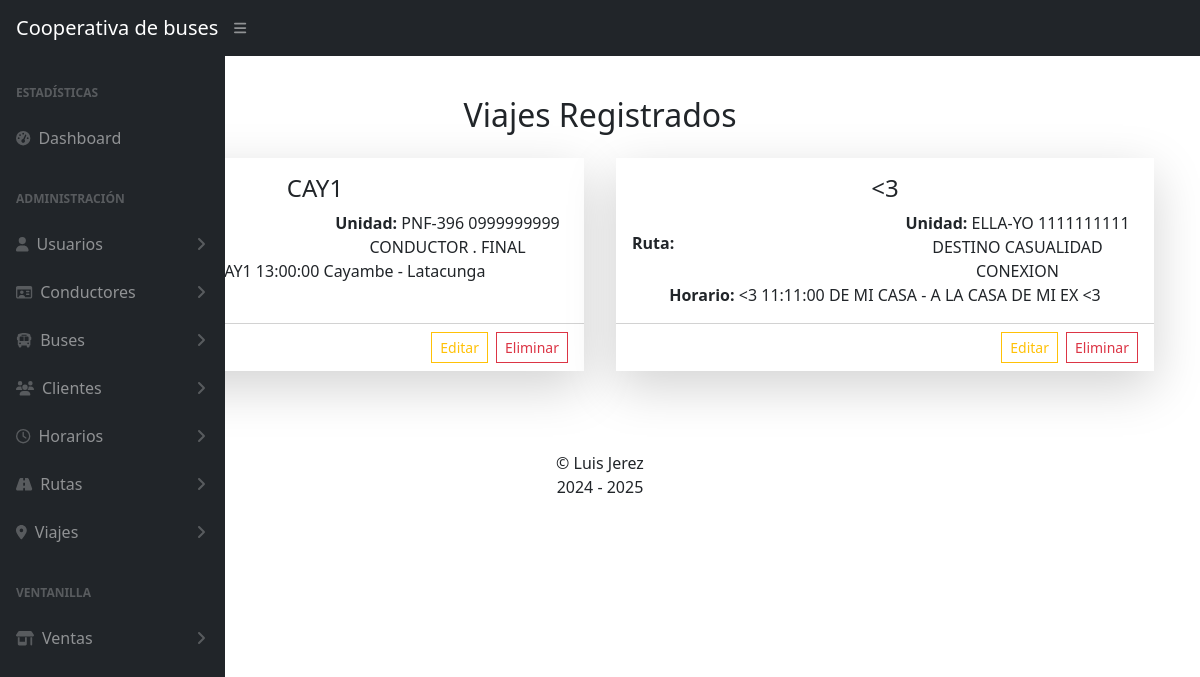
/viajes/, run on an earlier commit of the app's database.
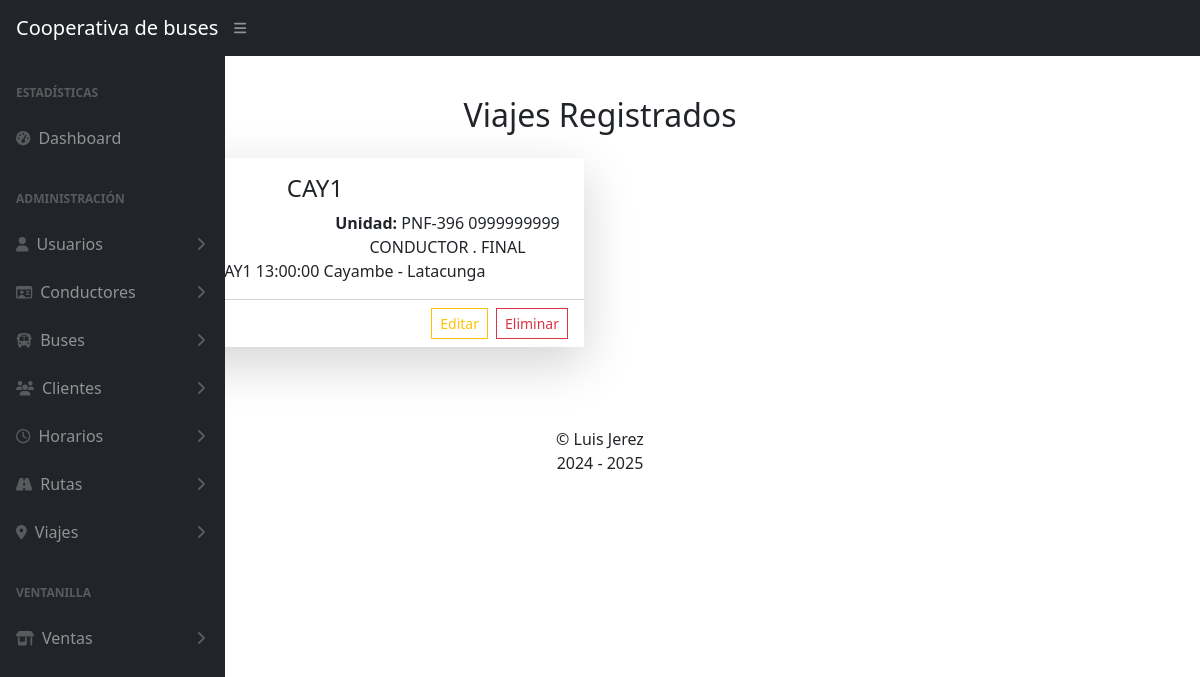
And on a later commit of the database.
### Apps/viajes/models.py (models this page shows, shortened)
class Viaje(models.Model):
    id = models.BigAutoField(primary_key=True)
    codigo = models.CharField(max_length=20, unique=True)
    bus = models.ForeignKey(Buses, verbose_name='UNIDAD', on_delete=models.DO_NOTHING)
    horario = models.ForeignKey(Horario, verbose_name='HORARIO DEL VIAJE', on_delete=models.DO_NOTHING, related_name='horario_viaje')
    n_puestos = models.IntegerField(verbose_name='NÚMERO DE ASIENTOS', default=40)

### Apps/buses/models.py (models this page shows)
class Buses(models.Model):
    id = models.AutoField(primary_key=True)
    placa = models.CharField(max_length=8, unique=True, verbose_name='PLACA')
    foto = models.ImageField(upload_to='buses/', default='buses/bus.png', verbose_name='FOTO DE LA UNIDAD')
    conductor = models.ForeignKey(Conductores, on_delete=models.CASCADE, null=True, verbose_name='CONDUCTOR DE LA UNIDAD')
    marca = models.CharField(max_length=50, verbose_name='MARCA DE LA UNIDAD')
    anio = models.PositiveIntegerField(verbose_name='AÑO DE LA UNIDAD')
    horario = models.ManyToManyField(Horario, verbose_name='HORARIOS', null=True)
    estado = models.CharField(max_length=30, default='ACTIVO', verbose_name='ESTADO DE LA UNIDAD', choices=[('ACTIVO','ACTIVO'),('NO ACTIVO','NO ACTIVO')])
    def __str__(self):
        return f'{self.placa} {self.conductor}'

### Apps/conductores/models.py (models this page shows)
class Conductores(models.Model):
    id = models.AutoField(primary_key=True)
    dni = models.CharField(unique=True, max_length=10)
    foto = models.ImageField(upload_to='conductores/', default='conductores/conductor_default.png')
    apellido1 = models.CharField(max_length=150)
    apellido2 = models.CharField(max_length=150)
    nombres = models.CharField(max_length=150)
    email = models.EmailField()
    celular = models.CharField(max_length=10)
    def __str__(self):
        return f"{self.dni} {self.apellido1} {self.apellido2} {self.nombres}"

### Apps/horarios/models.py (models this page shows)
class Horario(models.Model):
    id = models.AutoField(primary_key=True)
    codigo = models.CharField(max_length=10, unique=True)
    hora = models.TimeField()
    ruta = models.ForeignKey(Ruta, related_name='ruta_del_horario', on_delete=models.DO_NOTHING, blank=True, null=True)
    def __str__(self):
        return f"{self.codigo} {self.hora} {self.ruta}"

### Apps/rutas/models.py (models this page shows)
class Ruta(models.Model):
    id = models.BigAutoField(primary_key=True)
    codigo = models.CharField(max_length=10, unique=True)
    partida = models.TextField(verbose_name='Lugar de Partida')
    destino = models.TextField(verbose_name='Lugar de Llegada')
    precio = models.DecimalField(verbose_name='Precio', default=0.3, max_digits=4, decimal_places=2)
    def __str__(self):
        return f'{self.partida} - {self.destino}'

### Apps/viajes/views.py (the view)
# urls.py: path('', views.inicio),
def inicio(request):
    return render(request, 'viajes.html', {'viajes':Viaje.objects.all(),
                                          'titulo':'VIAJES'})

### Apps/viajes/templates/viajes.html (shortened to what this page needs)
{% extends 'base.html' %}
{% block body %}
<div class="container mt-5">
    <div class="row text-center mt-5 pt-5">
        <h2>Viajes Registrados</h2>
    </div>
    <div class="row ">
        {% for v in viajes %}
        <div class="col-lg-6 p-3 mb-5">
            <div class="rounded-0 border-0 card shadow-lg h-100">
                <div class="card-body">
                    <div class="row">
                        <div class="col-12 text-center">
                            <h4 class="h4">{{v.codigo}}</h4>
                        </div>
                        <div class="col-6 d-flex align-items-center mb-2">
                            <p class="mb-0 text-center"><b>Ruta:</b> {{v.ruta}}</h2>
                        </div>
                        <div class="col-6">
                            <p class="text-center mb-0"><b>Unidad:</b> {{v.bus}}</h2>
                        </div>
                        <div class="col-12">
                            <p class="text-center mb-0"><b>Horario:</b> {{v.horario}}</h2>
                        </div>
                    </div>
                </div>
                <div class="card-footer bg-body">
                    <div class="d-flex justify-content-end align-items-center">
                        <a href="/viajes/administracion/editar/{{v.id}}"
                            class="rounded-0 btn btn-sm me-2 btn-outline-warning">Editar</a>
                        <form action="/viajes/administracion/eliminar/{{v.id}}" method="post">
                            <button class="rounded-0 btn btn-outline-danger btn-sm">
                                Eliminar
                            </button>
                        </form>
                    </div>
                </div>
            </div>
        </div>
        {% endfor %}
    </div>
</div>
{% endblock %}

What changed in the data, as far as the page shows it:
removed Viaje: codigo "<3", bus "ELLA-YO 1111111111 DESTINO CASUALIDAD CONEXION", horario "<3 11:11:00 DE MI CASA - A LA CASA DE MI EX <3"
